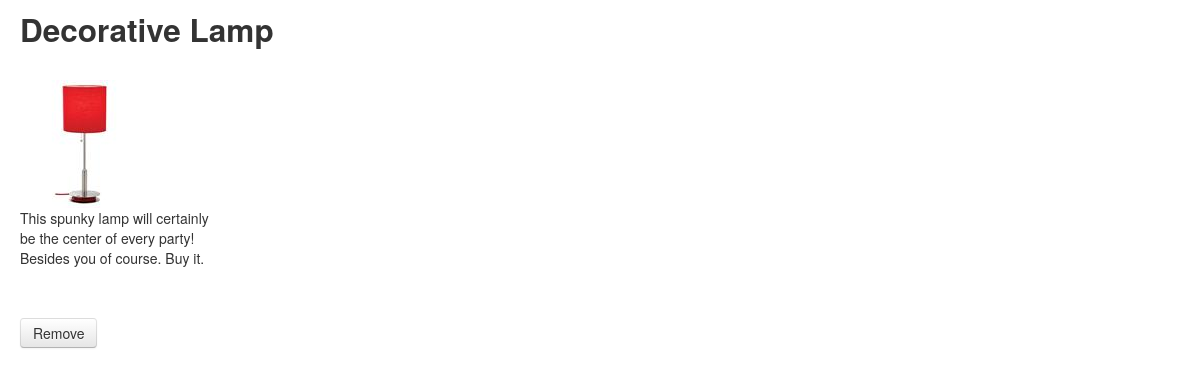
Screenshot of /watch/item/2 (signed in) with the database file from the repository.
### jlist/models.py (models this page shows, shortened)
class Item(models.Model):
    seller = models.ForeignKey('UserProfile', unique=False, related_name="item" )
    name = models.CharField(max_length = 50)
    description = models.CharField("Description",max_length = 1000)
    price = models.DecimalField(decimal_places=2, max_digits=6)
    sold = models.BooleanField()
    date_added = models.DateField(auto_now_add=True)
    photo = models.FileField(upload_to='photos/%Y/%m/%d')
    BEDROOM = 'BD'
    BATHROOM = 'BA'
    KITCHEN = 'KH'
    LIVING_ROOM = 'LR'
    FURNITURE_CHOICES = (
        (BEDROOM, 'Bedroom'),
        (BATHROOM, 'Bathroom'),
        (KITCHEN, 'Kitchen'),
        (LIVING_ROOM, 'Living Room'),
    )
    category = models.CharField(max_length = 2, choices=FURNITURE_CHOICES, default=LIVING_ROOM)

### jlist/views.py (the view)
# urls.py: url(r'^watch/item/(?P<item_id>\w+)$', 'jlist.views.watched_item', name='save_item'),
@login_required
def watched_item(request, item_id):
    item = Item.objects.get(id=item_id)
    print item_id
    print item.name
    return render_to_response("watched_item.html", {'item': item}, context_instance=RequestContext(request), )

### jumbolist/templates/watched_item.html
{% extends "item_base.html" %}
{% block content %}
    <h2>{{ item.name }}</h2><br/>
        <img src="{{ item.photo.url }}" class="img-rounded"/>
        <p style="width:200px;">{{ item.description }}</p>
    <br/><br/>
    <a href="/remove/item/{{ item.id }}" target="blank()"><button class="btn">Remove</button></a>
{% endblock %}

### rows the page displays
Item: name "Decorative Lamp", photo (picture), description "This spunky lamp will certainly be the center of every party! Besides you of course. Buy it."
